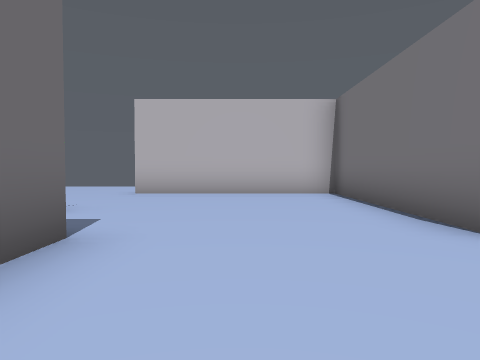
View 1 (above)

18 first-person views from a walk through a Unity game level. The camera is 1.2 m above the floor, tilts 2° down and sees 70° across. The floor is counted in squares, 2 m on a side. Each view is taken from the middle of a square. On the plan, view 1 faces up. The plan holds only what a view shows up to about 10 squares ahead; the rest is blank. The player character is not drawn. Some animated figures are left out.

View 2
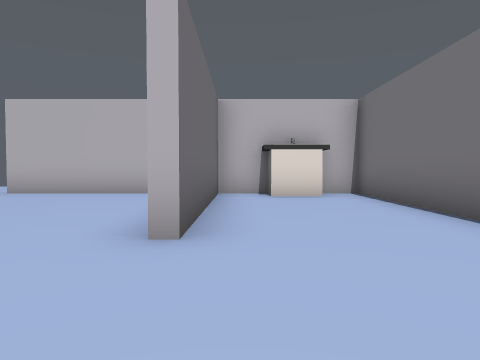

View 3
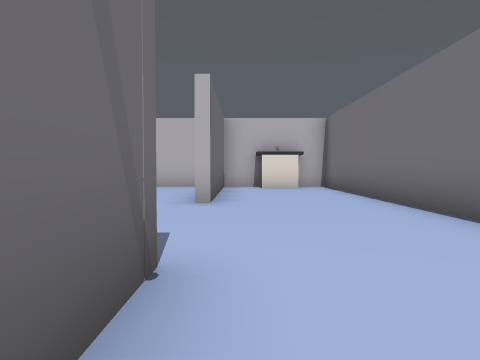

View 4
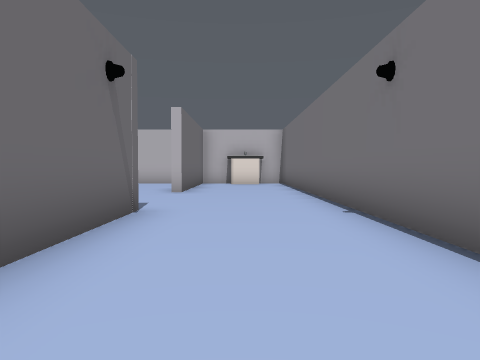

View 5
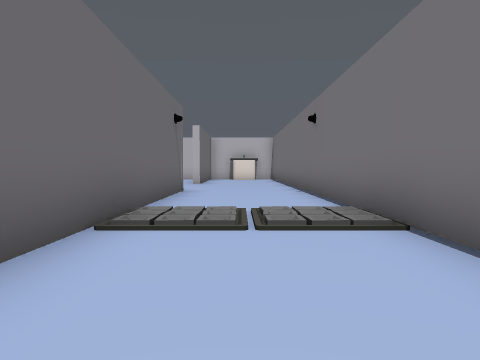

View 6
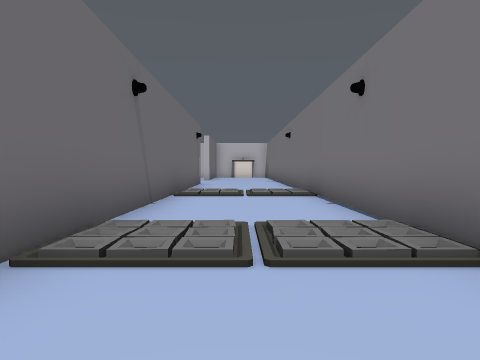

View 7
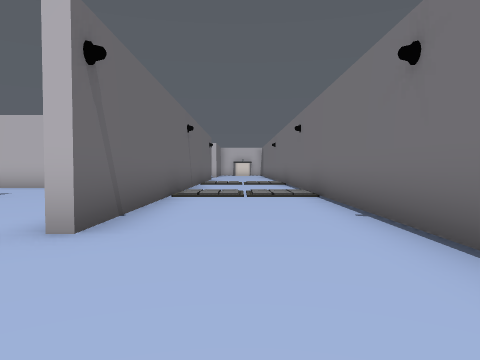

View 8
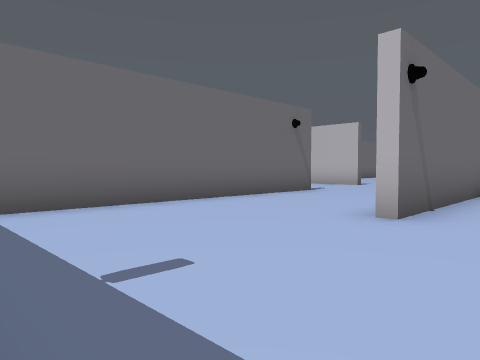

View 9
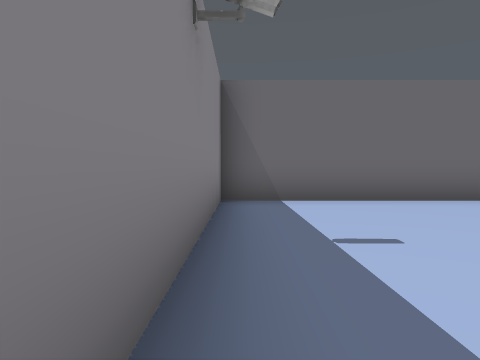

View 10
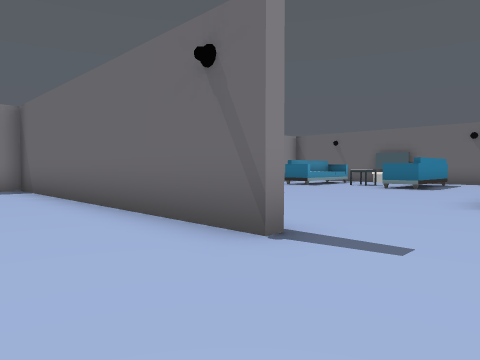

View 11
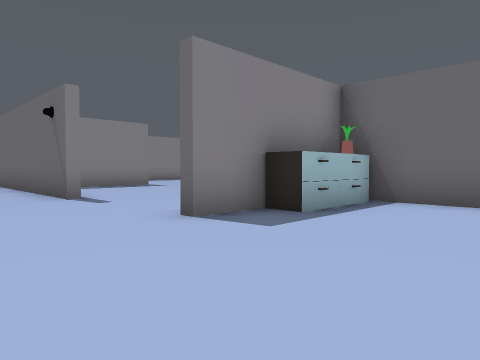

View 12
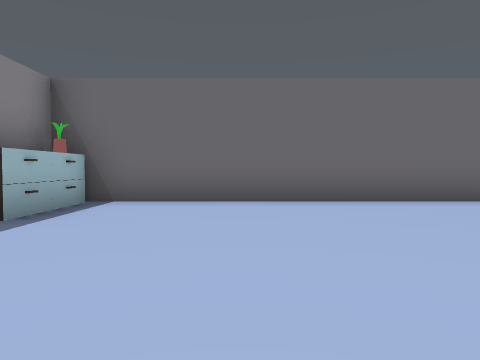

View 13
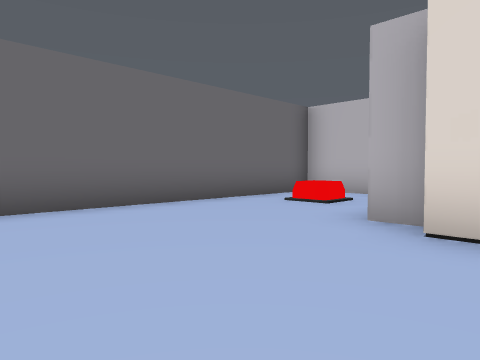

View 14
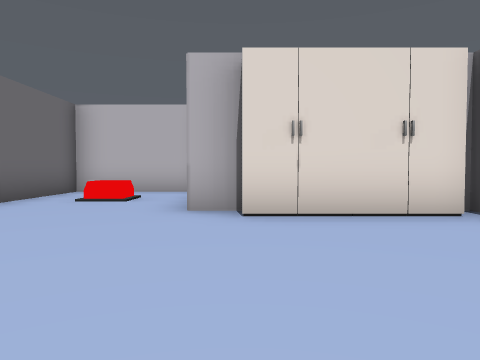

View 15
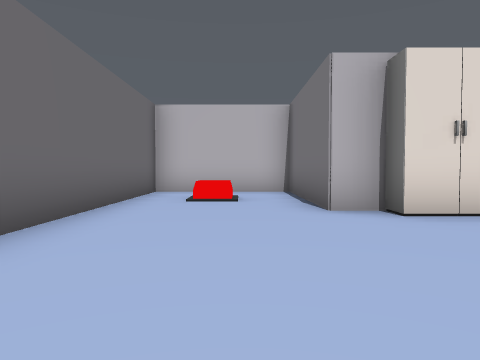

View 16
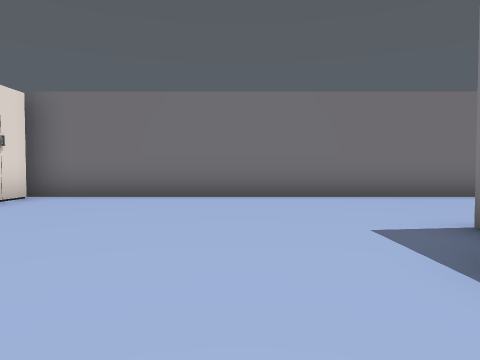

View 17
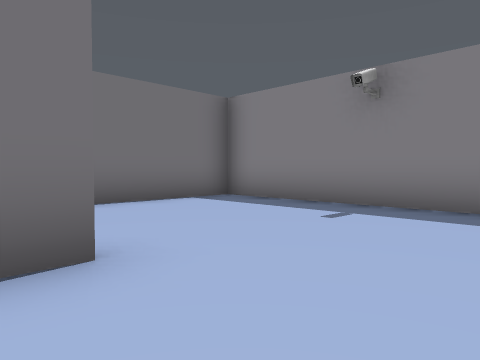

View 18
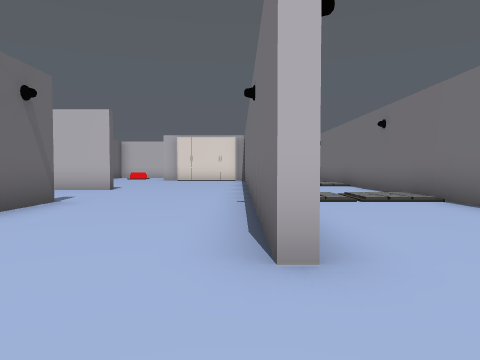

### Floor plan
Ten units are one square. View 1 is at (0, 0); x grows to the right and y downward. Boxes are objects, and circles mark ways between rooms. Rooms are numbered by the first view taken in them; rooms with no view inside come last. Other rooms are left out.
<svg viewBox="-56 -90 118 299">
<path fill="none" stroke="#000" d="M-13 119 -13 204 57 204 57 -80 25 -80 25 -28M25 9 25 160M22 160 22 105M-15 -30 -15 -20M-9 12 -17 12 -17 -27 -51 -27 -51 72M-22 84 -15 84M22 105 22 11"/>
<rect x="35" y="-85" width="10" height="10" fill="#bbb"><title>other object</title></rect>
<rect x="-35" y="75" width="10" height="10" fill="#bbb"><title>other object</title></rect>
<rect x="-5" y="15" width="10" height="10" fill="#bbb"><title>other object</title></rect>
<rect x="5" y="15" width="10" height="10" fill="#bbb"><title>other object</title></rect>
<circle cx="5" cy="115" r="3" fill="#2a7"/>
<text x="30" y="80">1</text>
<text x="-20" y="40">2</text>
</svg>
Room 1 opens to room 2.

Where each view was taken, in squares from view 1:
view 1: 0 up, 0 right, facing up
view 2: 0 up, 3 right, facing up
view 3: 3 down, 3 right, facing up
view 4: 6 down, 4 right, facing up
view 5: 10 down, 4 right, facing up
view 6: 14 down, 4 right, facing up
view 7: 19 down, 4 right, facing up
view 8: 20 down, 4 right, facing up-left
view 9: 20 down, 5 right, facing left
view 10: 10 down, 1 right, facing down-left
view 11: 5 down, 1 right, facing down-left
view 12: 5 down, 1 right, facing left
view 13: 5 down, 0 right, facing up-left
view 14: 6 down, 1 left, facing up
view 15: 6 down, 3 left, facing up
view 16: 6 down, 5 left, facing right
view 17: 15 down, 0 right, facing down-right
view 18: 18 down, 2 right, facing up
